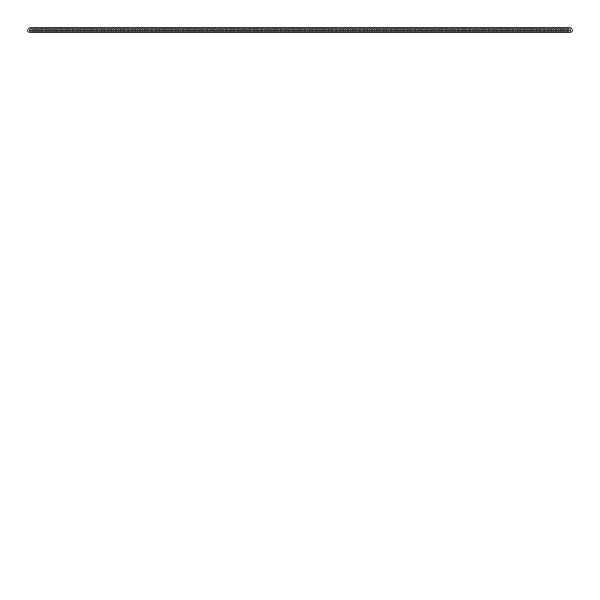
Frame 1 (no input)
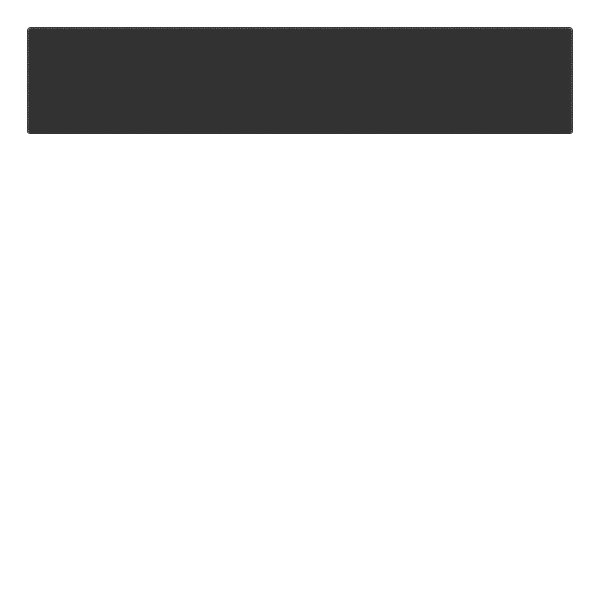
Frame 60 (the mouse pressed at the canvas centre just before this capture)
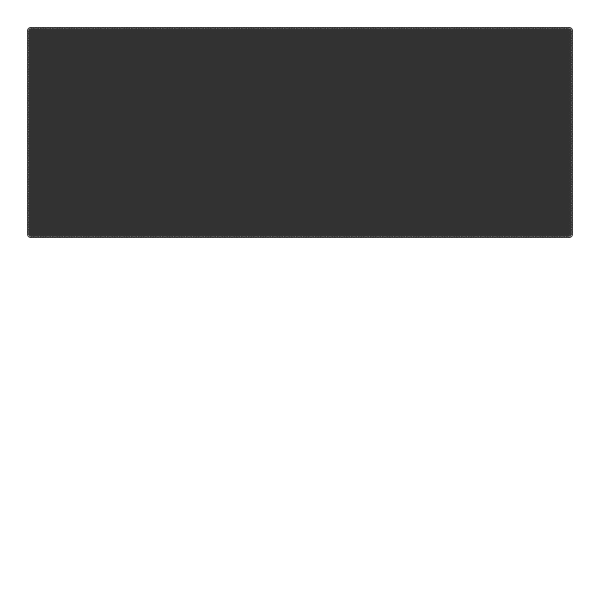
Frame 120 (the mouse held since frame 60 and released just before this capture)

The Processing sketch that drew these frames (run headless with seeded random() and noise(); from frame 60 on, the mouse is pressed at the canvas centre):

// Processing sketch: protoFold
// ── protoFold.pde
// for rapid prototyping fold functions
float step;
float pos;
int b = 30; // border

void setup()
{
  step = 6.0 / (0.5*width);
  pos = -PI;
  
  background(255); size(600,600);
  stroke(50,50,50); noFill();
}

void draw()
{
  beginShape();
  for(float i=-PI; i<PI ; i+=step) {
    setFold(i,pos);
  }
  pos += step;
  endShape();
  if (pos > PI) stop();
}

void setFold(float x, float y)
{
  PVector v = new PVector(x,y);
  v = protoFold(v);
  vertex(map(v.x,-PI,PI,b,width-b),map(v.y,-PI,PI,b,height-b));
  ellipse(map(v.x,-PI,PI,b,width-b),map(v.y,-PI,PI,b,height-b),5,5);
}

PVector protoFold(PVector v)
{ 
  return v;
}
